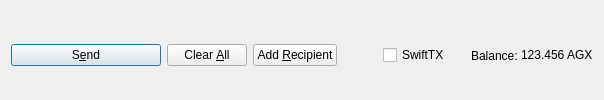
         <widget class="QFrame" name="frame_Send">
          <layout class="QHBoxLayout" name="horizontalLayout">
           <property name="bottomMargin">
            <number>0</number>
           </property>
           <item>
            <widget class="QPushButton" name="sendButton">
             <property name="minimumSize">
              <size>
               <width>150</width>
               <height>0</height>
              </size>
             </property>
             <property name="toolTip">
              <string>Confirm the send action</string>
             </property>
             <property name="text">
              <string>S&amp;end</string>
             </property>
             <property name="icon">
              <iconset resource="../agrox.qrc">
               <normaloff>:/icons/send</normaloff>:/icons/send</iconset>
             </property>
             <property name="autoDefault">
              <bool>false</bool>
             </property>
             <property name="default">
              <bool>true</bool>
             </property>
            </widget>
           </item>
           <item>
            <widget class="QPushButton" name="clearButton">
             <property name="sizePolicy">
              <sizepolicy hsizetype="Minimum" vsizetype="Fixed">
               <horstretch>0</horstretch>
               <verstretch>0</verstretch>
              </sizepolicy>
             </property>
             <property name="toolTip">
              <string>Clear all fields of the form.</string>
             </property>
             <property name="text">
              <string>Clear &amp;All</string>
             </property>
             <property name="icon">
              <iconset resource="../agrox.qrc">
               <normaloff>:/icons/remove</normaloff>:/icons/remove</iconset>
             </property>
             <property name="autoDefault">
              <bool>false</bool>
             </property>
            </widget>
           </item>
           <item>
            <widget class="QPushButton" name="addButton">
             <property name="toolTip">
              <string>Send to multiple recipients at once</string>
             </property>
             <property name="text">
              <string>Add &amp;Recipient</string>
             </property>
             <property name="icon">
              <iconset resource="../agrox.qrc">
               <normaloff>:/icons/add</normaloff>:/icons/add</iconset>
             </property>
             <property name="autoDefault">
              <bool>false</bool>
             </property>
            </widget>
           </item>
           <item>
            <spacer name="horizontalSpacer">
             <property name="orientation">
              <enum>Qt::Horizontal</enum>
             </property>
             <property name="sizeHint" stdset="0">
              <size>
               <width>40</width>
               <height>20</height>
              </size>
             </property>
            </spacer>
           </item>
           <item>
            <layout class="QHBoxLayout" name="horizontalLayout_2">
             <property name="spacing">
              <number>3</number>
             </property>
             <item>
              <widget class="QCheckBox" name="checkSwiftTX">
               <property name="enabled">
                <bool>true</bool>
               </property>
               <property name="minimumSize">
                <size>
                 <width>85</width>
                 <height>0</height>
                </size>
               </property>
               <property name="text">
                <string>SwiftTX</string>
               </property>
              </widget>
             </item>
             <item>
              <widget class="QLabel" name="label">
               <property name="text">
                <string>Balance:</string>
               </property>
              </widget>
             </item>
             <item>
              <widget class="QLabel" name="labelBalance">
               <property name="sizePolicy">
                <sizepolicy hsizetype="Preferred" vsizetype="Fixed">
                 <horstretch>0</horstretch>
                 <verstretch>0</verstretch>
                </sizepolicy>
               </property>
               <property name="cursor">
                <cursorShape>IBeamCursor</cursorShape>
               </property>
               <property name="text">
                <string notr="true">123.456 AGX</string>
               </property>
               <property name="textInteractionFlags">
                <set>Qt::LinksAccessibleByMouse|Qt::TextSelectableByKeyboard|Qt::TextSelectableByMouse</set>
               </property>
              </widget>
             </item>
            </layout>
           </item>
          </layout>
         </widget>
